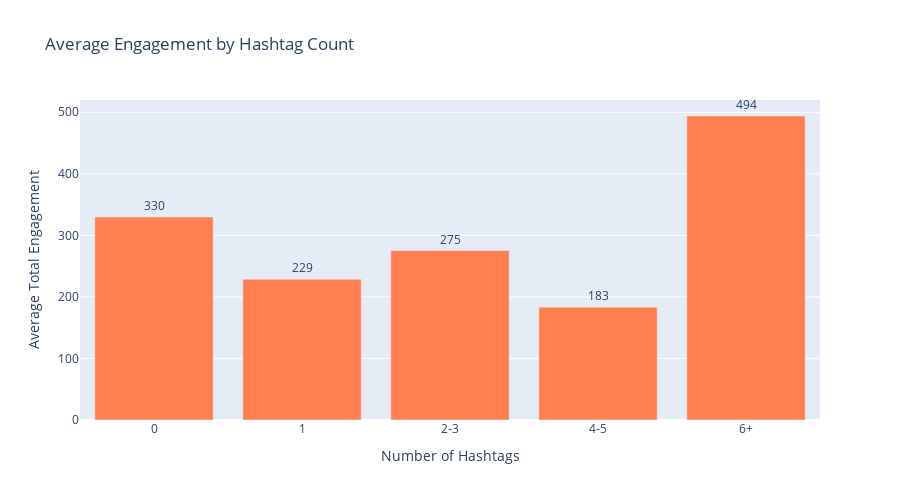

The notebook cell saved with this chart:
### Markdown cell above
# 5. Content Features Analysis

Based on analysis of 11,227 posts examining hashtags, emojis, mentions, and URLs.

## 5.1 Hashtags: Less is More

### Code cell
# Load hashtag analysis
hashtag_eng = pd.read_csv('../output/tables/engagement_by_hashtag_count.csv')

print("="*70)
print("HASHTAG ANALYSIS")
print("="*70)
print("\nEngagement by Hashtag Count:")
print(hashtag_eng.to_string(index=False))

# Key finding
no_hashtag_eng = hashtag_eng[hashtag_eng['hashtag_count_bin'] == '0']['Avg_Engagement'].values[0]
with_hashtag_eng = df[df['hashtag_count'] > 0]['total_engagement'].mean()

print(f"\n🔑 KEY FINDING:")
print(f"   Posts WITHOUT hashtags: {no_hashtag_eng:.0f} avg engagement")
print(f"   Posts WITH hashtags: {with_hashtag_eng:.0f} avg engagement")
print(f"   Difference: {no_hashtag_eng - with_hashtag_eng:.0f} ({((no_hashtag_eng/with_hashtag_eng - 1)*100):.1f}% better)")

# Visualize
fig = go.Figure()

fig.add_trace(go.Bar(
    x=hashtag_eng['hashtag_count_bin'],
    y=hashtag_eng['Avg_Engagement'],
    marker_color='coral',
    text=hashtag_eng['Avg_Engagement'],
    texttemplate='%{text:.0f}',
    textposition='outside'
))

fig.update_layout(
    title_text="Average Engagement by Hashtag Count",
    xaxis_title="Number of Hashtags",
    yaxis_title="Average Total Engagement",
    height=500,
    showlegend=False
)

fig.show()
# Display static image for GitHub preview
from IPython.display import Image, display
import plotly.io as pio
try:
    img_bytes = pio.to_image(fig, format='png', width=1200, height=700)
    display(Image(img_bytes))
except:
    print('Static image export requires: pip install kaleido')
fig.write_html('../output/figures/report_hashtag_engagement.html')
fig.write_image('../output/figures/report_hashtag_engagement.png')

# Top hashtags
top_hashtags = pd.read_csv('../output/tables/top_hashtags_by_engagement.csv')
print("\nTop 10 Hashtags by Engagement:")
print(top_hashtags.head(10)[['Hashtag', 'Count', 'Avg_Engagement']].to_string(index=False))

### Figure 1 — Plotly figure (JSON) as saved in the notebook; plotly's stock layout.template omitted (floating-point values rounded to 4 significant figures)
{"data": [{"marker": {"color": "coral"}, "text": [329.7, 228.6, 275.3, 183.4, 493.9], "textposition": "outside", "texttemplate": "%{text:.0f}", "type": "bar", "x": ["0", "1", "2-3", "4-5", "6+"], "y": [329.7, 228.6, 275.3, 183.4, 493.9]}], "layout": {"height": 500, "showlegend": false, "title": {"text": "Average Engagement by Hashtag Count"}, "xaxis": {"title": {"text": "Number of Hashtags"}}, "yaxis": {"title": {"text": "Average Total Engagement"}}}}
